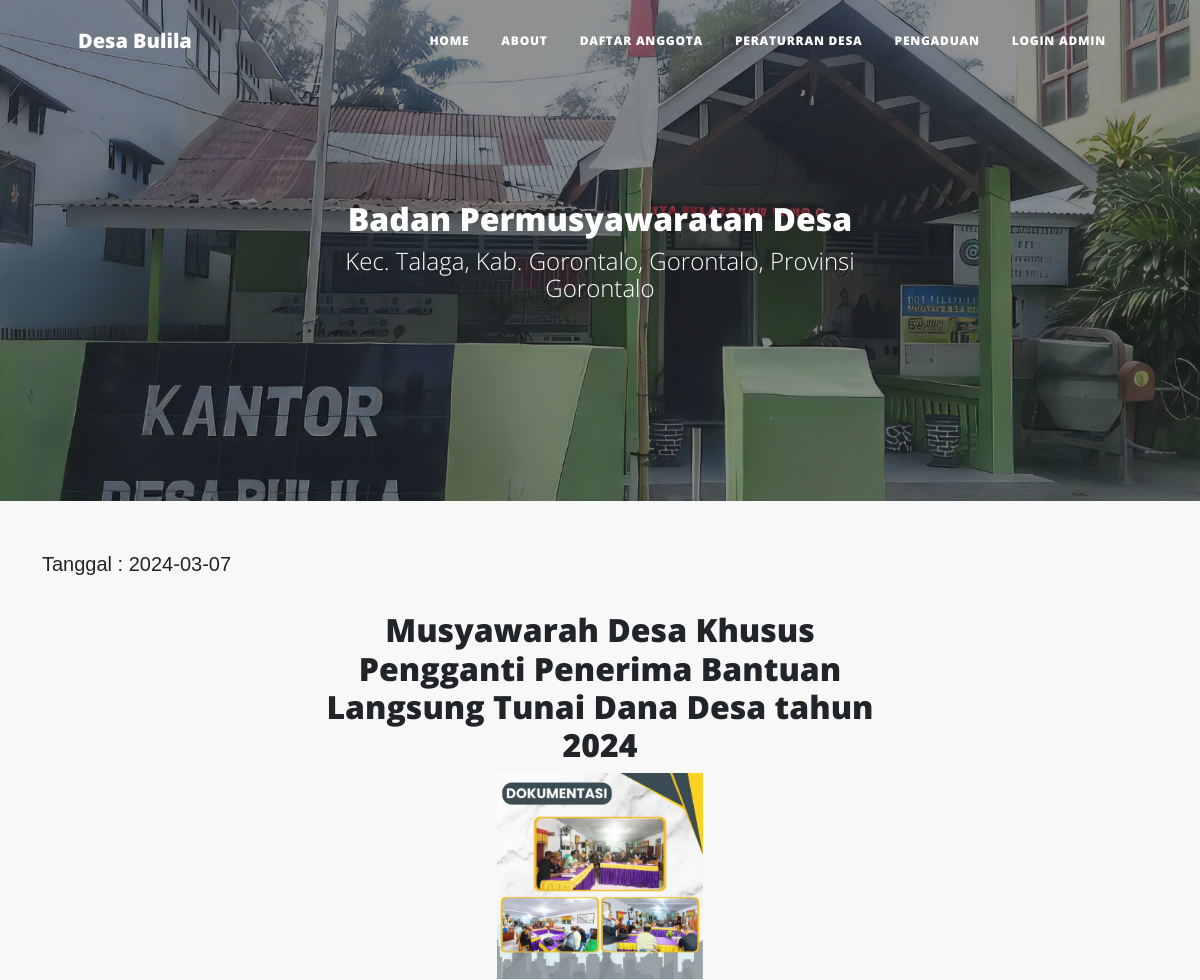
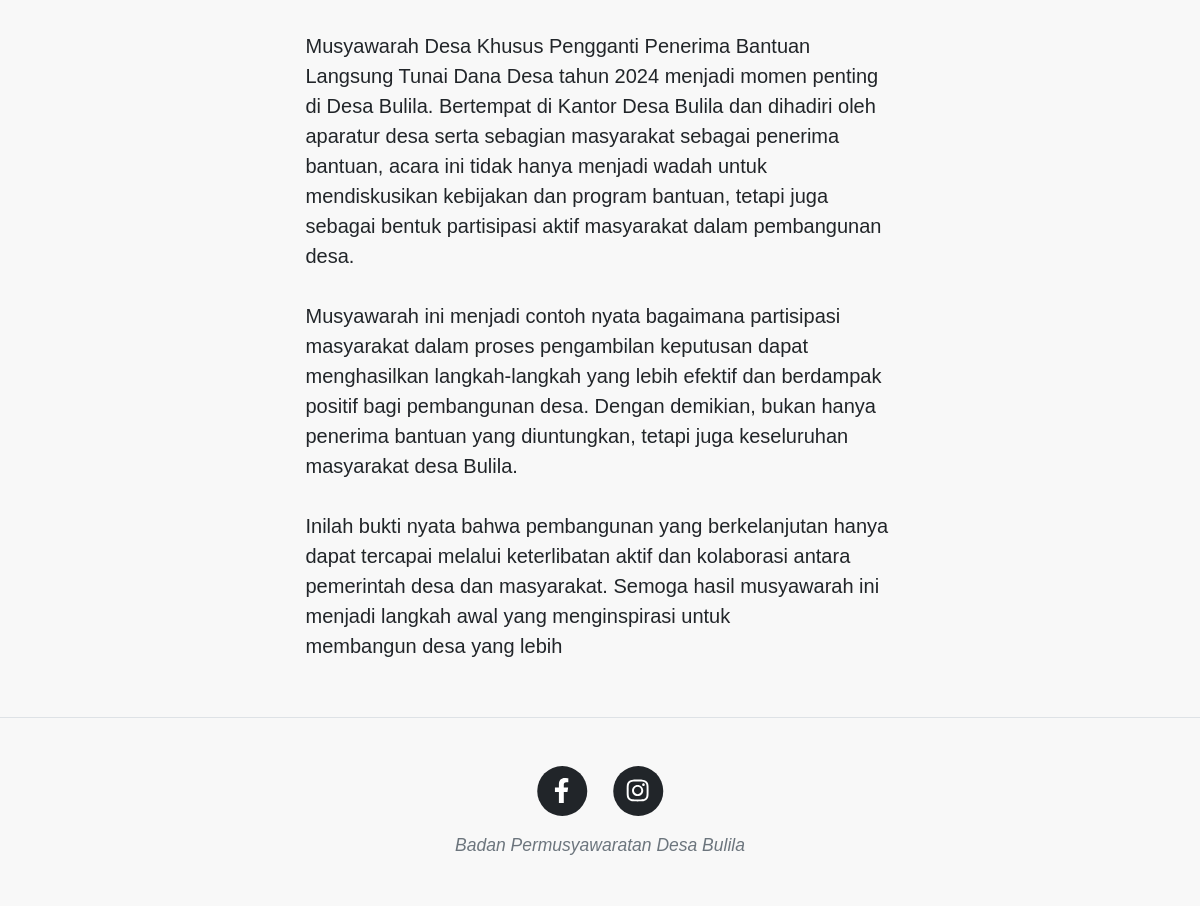
The app's page /blog.php?id=20 with its own data (2 pictures, top to bottom).
### tables this page shows
CREATE TABLE `postingan` (
  `id_postingan` int(10) NOT NULL,
  `judul` varchar(255) NOT NULL,
  `isi` text NOT NULL,
  `gambar` varchar(50) NOT NULL,
  `tanggal` date NOT NULL
);

### blog.php (the view, shortened to what this page needs)
<!DOCTYPE html>
<html lang="en">
    <head>
        <link href="https://cdn.jsdelivr.net/npm/bootstrap@5.3.3/dist/css/bootstrap.min.css" rel="stylesheet">
        <link href="css/styles.css" rel="stylesheet" />
    </head>
    <body>
        <nav class="navbar navbar-expand-lg navbar-light" id="mainNav">
            <div class="container px-4 px-lg-5">
                <a class="navbar-brand" href="index.php">Desa Bulila</a>
                <div class="collapse navbar-collapse" id="navbarResponsive">
                    <ul class="navbar-nav ms-auto py-4 py-lg-0">
                        <li class="nav-item"><a class="nav-link px-lg-3 py-3 py-lg-4" href="index.php">Home</a></li>
                        <li class="nav-item"><a class="nav-link px-lg-3 py-3 py-lg-4" href="about.php">About</a></li>
                        <li class="nav-item"><a class="nav-link px-lg-3 py-3 py-lg-4" href="daftar_anggota.php">Daftar Anggota</a></li>
                        <li class="nav-item"><a class="nav-link px-lg-3 py-3 py-lg-4" href="Peraturan_desa.php">Peraturran Desa</a></li>
                        <li class="nav-item"><a class="nav-link px-lg-3 py-3 py-lg-4" href="pengaduan.php">Pengaduan</a></li>
                        <li class="nav-item"><a class="nav-link px-lg-3 py-3 py-lg-4" href="#" data-bs-toggle="modal" data-bs-target="#exampleModal">Login admin</a></li>
                    </ul>
                </div>
            </div>
        </nav>
        <header class="masthead" style="background-image: url('assets/img/kantor_desa.jpg')">
            <div class="container position-relative px-4 px-lg-5">
                <div class="row gx-4 gx-lg-5 justify-content-center">
                    <div class="col-md-10 col-lg-8 col-xl-7">
                        <div class="site-heading">
                            <h2>Badan Permusyawaratan Desa</h2>
                            <span class="subheading">Kec. Talaga, Kab. Gorontalo, Gorontalo, Provinsi Gorontalo</span>
                        </div>
                    </div>
                </div>
            </div>
        </header>
        <?php
include "koneksi.php";
$id_postingan = isset($_GET['id']) ? intval($_GET['id']) : 0;
$query = "SELECT * FROM postingan WHERE id_postingan = $id_postingan";
$result = mysqli_query($conn, $query);
if (mysqli_num_rows($result) > 0) {
    $row = mysqli_fetch_assoc($result);
    echo "<p class='container'>Tanggal : " . htmlspecialchars($row['tanggal']) . "</p>";
    echo "<div class='container px-4 px-lg-5'>";
    echo "<div class='row gx-4 gx-lg-5 justify-content-center'>";
    echo "<div class='col-md-10 col-lg-8 col-xl-7 text-center'>";
    echo "<h2>" . htmlspecialchars($row['judul']) . "</h2>";
    if ($row['gambar']) {
        echo "<div class='text-center'>";
        echo "<img src='Admin/" . htmlspecialchars($row['gambar']) . "' style='width:35%; height:auto;'>";
        echo "</div>";
    }
    echo "</div>";
    echo "</div>";
    echo "</div>";
    echo '<main class="mb-4">
            <div class="container px-4 px-lg-5">
                <div class="row gx-4 gx-lg-5 justify-content-center">
                    <div class="col-md-10 col-lg-8 col-xl-7">';
    echo "<p class='post-subtitle'>" . nl2br(htmlspecialchars($row['isi'])) . "</p>";
    echo '</div></div></div></main>';
} else {
    echo "Postingan tidak ditemukan.";
}
?>
 <footer class="border-top">
            <div class="container px-4 px-lg-5">
                <div class="row gx-4 gx-lg-5 justify-content-center">
                    <div class="col-md-10 col-lg-8 col-xl-10">
                        <ul class="list-inline text-center">
                            <li class="list-inline-item">
                                <a href="https://www.facebook.com/bulila.telaga">
                                    <span class="fa-stack fa-lg">
                                        <i class="fas fa-circle fa-stack-2x"></i>
                                        <i class="fab fa-facebook-f fa-stack-1x fa-inverse"></i>
                                    </span>
                                </a>
                            </li>
                            <li class="list-inline-item">
                                <a href="https://www.instagram.com/desabulila.official?igsh=MW8ycWloMW85Znl1Ng==">
                                    <span class="fa-stack fa-lg">
                                        <i class="fas fa-circle fa-stack-2x"></i>
                                        <i class="fab fa-instagram fa-stack-1x fa-inverse"></i>
                                    </span>
                                </a>
                            </li>
                        </ul>
                        <div class="small text-center text-muted fst-italic">Badan Permusyawaratan Desa Bulila</div>
                    </div>
                </div>
            </div>
        </footer>
    </body>
</html>

### blog.php (style rules this page uses)
body { margin: 0; padding: 0; font-family: Arial, sans-serif; background-color: #f8f8f8; }
* { box-sizing: border-box; }

### records on screen
postingan: tanggal "2024-03-07", judul "Musyawarah Desa Khusus Pengganti Penerima Bantuan Langsung Tunai Dana Desa tahun 2024", gambar (picture), isi "Musyawarah Desa Khusus Pengganti Penerima Bantuan Langsung Tunai Dana Desa tahun 2024 menjadi momen penting di Desa Bulila. Bertempat di Kantor Desa Bulila dan dihadiri oleh aparatur desa serta sebagian masyarakat sebagai penerima bantuan, acara ini tidak hanya menjadi wadah untuk mendiskusikan kebijakan dan program bantuan, tetapi juga sebagai bentuk partisipasi aktif masyarakat dalam pembangunan desa. Musyawarah ini menjadi contoh nyata bagaimana partisipasi masyarakat dalam proses pengambilan keputusan dapat menghasilkan langkah-langkah yang lebih efektif dan berdampak positif bagi pembangunan desa. Dengan demikian, bukan hanya penerima bantuan yang diuntungkan, tetapi juga keseluruhan…"
